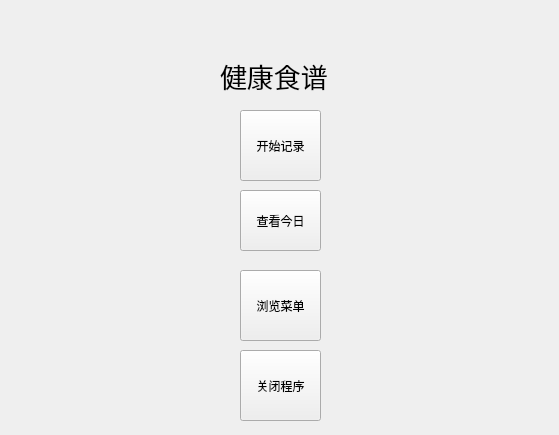
<?xml version="1.0" encoding="UTF-8"?>
<ui version="4.0">
 <class>Widget</class>
 <widget class="QWidget" name="Widget">
  <property name="geometry">
   <rect>
    <x>0</x>
    <y>0</y>
    <width>559</width>
    <height>435</height>
   </rect>
  </property>
  <property name="windowTitle">
   <string>Widget</string>
  </property>
  <property name="styleSheet">
   <string notr="true">background-image: url(:/ttt/th.jpg);</string>
  </property>
  <widget class="QPushButton" name="begin_button">
   <property name="geometry">
    <rect>
     <x>240</x>
     <y>110</y>
     <width>81</width>
     <height>71</height>
    </rect>
   </property>
   <property name="minimumSize">
    <size>
     <width>60</width>
     <height>40</height>
    </size>
   </property>
   <property name="maximumSize">
    <size>
     <width>1111</width>
     <height>1111</height>
    </size>
   </property>
   <property name="styleSheet">
    <string notr="true">font: 700 12pt &quot;Microsoft YaHei UI&quot;;</string>
   </property>
   <property name="text">
    <string>开始记录</string>
   </property>
  </widget>
  <widget class="QPushButton" name="browse_button">
   <property name="geometry">
    <rect>
     <x>240</x>
     <y>270</y>
     <width>81</width>
     <height>71</height>
    </rect>
   </property>
   <property name="minimumSize">
    <size>
     <width>60</width>
     <height>40</height>
    </size>
   </property>
   <property name="maximumSize">
    <size>
     <width>1111</width>
     <height>1111</height>
    </size>
   </property>
   <property name="styleSheet">
    <string notr="true">font: 700 12pt &quot;Microsoft YaHei UI&quot;;</string>
   </property>
   <property name="text">
    <string>浏览菜单</string>
   </property>
  </widget>
  <widget class="QPushButton" name="search_button">
   <property name="geometry">
    <rect>
     <x>240</x>
     <y>190</y>
     <width>81</width>
     <height>61</height>
    </rect>
   </property>
   <property name="minimumSize">
    <size>
     <width>60</width>
     <height>40</height>
    </size>
   </property>
   <property name="maximumSize">
    <size>
     <width>1111</width>
     <height>1111</height>
    </size>
   </property>
   <property name="styleSheet">
    <string notr="true">font: 700 12pt &quot;Microsoft YaHei UI&quot;;</string>
   </property>
   <property name="text">
    <string>查看今日</string>
   </property>
  </widget>
  <widget class="QPushButton" name="cancel_button">
   <property name="geometry">
    <rect>
     <x>240</x>
     <y>350</y>
     <width>81</width>
     <height>71</height>
    </rect>
   </property>
   <property name="minimumSize">
    <size>
     <width>60</width>
     <height>40</height>
    </size>
   </property>
   <property name="maximumSize">
    <size>
     <width>1111</width>
     <height>1111</height>
    </size>
   </property>
   <property name="styleSheet">
    <string notr="true">font: 700 12pt &quot;Microsoft YaHei UI&quot;;</string>
   </property>
   <property name="text">
    <string>关闭程序</string>
   </property>
  </widget>
  <widget class="QLabel" name="label">
   <property name="geometry">
    <rect>
     <x>220</x>
     <y>60</y>
     <width>131</width>
     <height>31</height>
    </rect>
   </property>
   <property name="font">
    <font>
     <family>黑体</family>
     <pointsize>20</pointsize>
    </font>
   </property>
   <property name="styleSheet">
    <string notr="true">background-color: rgba(255, 255, 255, 0);</string>
   </property>
   <property name="text">
    <string>健康食谱</string>
   </property>
  </widget>
 </widget>
 <layoutdefault spacing="6" margin="11"/>
 <resources/>
 <connections/>
</ui>
